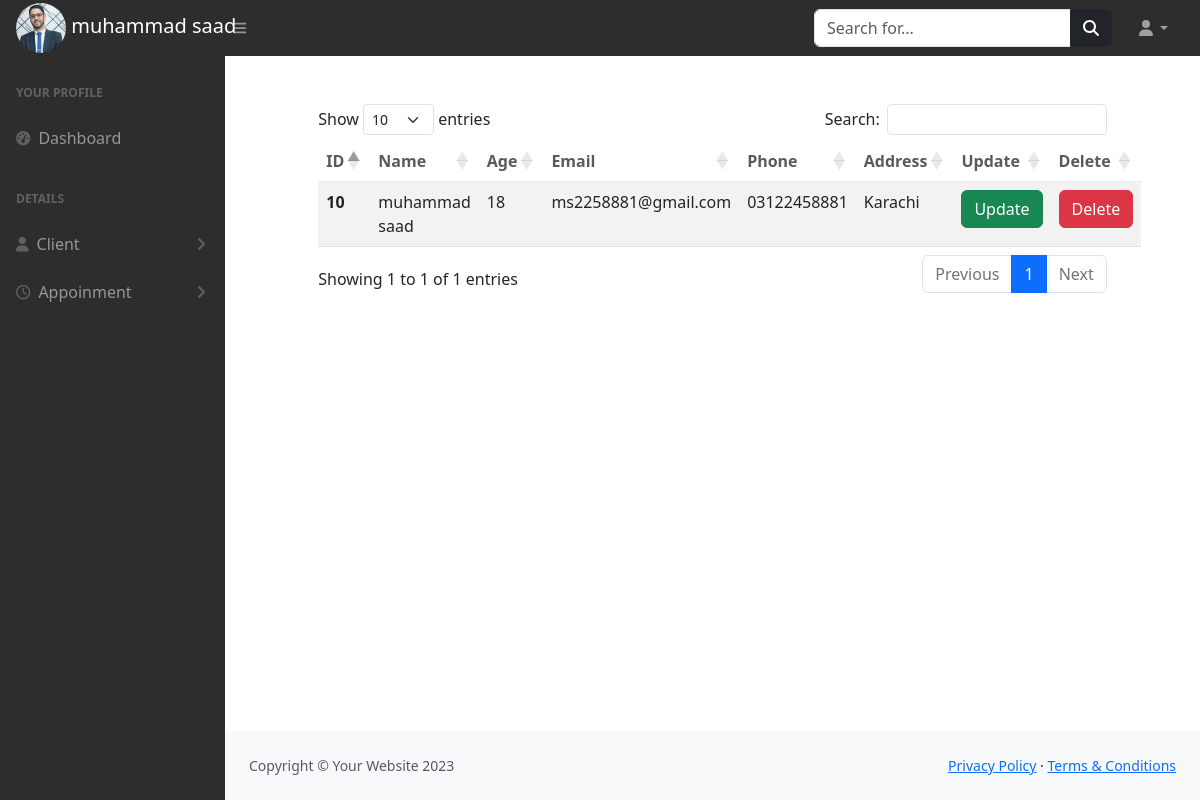
The page /lawyer-panel/viewclient.php (signed in) on the database its author committed.
### tables this page shows
CREATE TABLE `lawyer` (
  `id` int(255) NOT NULL,
  `name` varchar(255) NOT NULL,
  `case` int(255) NOT NULL,
  `email` varchar(255) NOT NULL,
  `password` varchar(255) NOT NULL,
  `phone` int(255) NOT NULL,
  `experience` varchar(255) NOT NULL,
  `address` text NOT NULL,
  `image` varchar(255) NOT NULL
);

CREATE TABLE `client_register` (
  `id` int(255) NOT NULL,
  `name` varchar(255) NOT NULL,
  `age` int(255) NOT NULL,
  `email` varchar(255) NOT NULL,
  `password` varchar(255) NOT NULL,
  `phone` varchar(255) NOT NULL,
  `address` text NOT NULL,
  `image` varchar(255) NOT NULL
);

### lawyer-panel/viewclient.php (the view, shortened to what this page needs)
<?php
include('includes/header.php');
include('includes/topbar.php');
include('includes/sidebar.php');
include("../config.php");
$client="SELECT * FROM `client_register`";
$conn_client=mysqli_query($connection,$client);
if (mysqli_num_rows($conn_client)>0) {
?>
<div class="container-fluid mt-5">
<div class="row justify-content-center">
    <div class="col-xl-10 col-lg-12 col-md-9">
    <table id="example" class="table table-striped" style="width:100%">
        <thead class="bg-warning p-2 text-dark bg-opacity-10" style="opacity: 75%;">
            <tr>
            <th scope="col">ID</th>
            <th scope="col">Name</th>
            <th scope="col">Age</th>
            <th scope="col">Email</th>
            <th scope="col">Phone</th>
            <th scope="col">Address</th>
            <th scope="col">Update</th>
            <th scope="col">Delete</th>
            </tr>
        </thead>
        <tbody>
            <?php
            while ($data=mysqli_fetch_assoc($conn_client)) {
            ?>
            <th scope="row"><?php echo $data['id']?></th>
            <td><?php echo $data['name']?></td>
            <td><?php echo $data['age']?></td>
            <td><?php echo $data['email']?></td>
            <td><?php echo $data['phone']?></td>
            <td><?php echo $data['address']?></td>
            <td ><a href="updateclient.php?id=<?php echo $data['id']?>" class="btn btn-success">Update</a></td>
            <td ><a href="clientdelete.php?id=<?php echo $data['id']?>"  class="btn btn-danger">Delete</a></td>
        <?php
        }
    }
        ?>
        </tbody>
    </table>
    </div>
</div>
</div>
<?php
include("includes/footer.php");
?>
</body>
</html>

### lawyer-panel/includes/topbar.php (shortened to what this page needs)
<nav class="sb-topnav navbar navbar-expand navbar-dark" style="background-color:#2e2d2d;" >
            <?php
            include("../config.php");
            $id=$_SESSION['id'];
            $query="SELECT*FROM `lawyer` as l inner join `cases` as c on l.case=c.cid where id='$id'";
            $run=mysqli_query($connection,$query);
            if (mysqli_num_rows($run)>0) {
                while ($data=mysqli_fetch_assoc($run)) {
            ?>
            <a class="navbar-brand ps-3 mt-3 mb-3 " href="">
                <img src="<?php echo '../admin-panel/image/' .$data['image']?>" width="50px" style="border-radius:25px;"  alt="">
                <span><?php echo $data['name']?></span>
            </a>
            <?php }
            } ?>
            <button class="btn btn-link btn-sm order-1 order-lg-0 me-4 me-lg-0" id="sidebarToggle" href="#!"><i class="fas fa-bars"></i></button>
            <form class="d-none d-md-inline-block form-inline ms-auto me-0 me-md-3 my-2 my-md-0">
                <div class="input-group">
                    <input class="form-control" type="text" placeholder="Search for..." aria-label="Search for..." aria-describedby="btnNavbarSearch" />
                    <button class="btn btn-dark" id="btnNavbarSearch" type="button"><i class="fas fa-search"></i></button>
                </div>
            </form>
            <ul class="navbar-nav ms-auto ms-md-0 me-3 me-lg-4">
                <li class="nav-item dropdown">
                    <a class="nav-link dropdown-toggle" id="navbarDropdown" href="#" role="button" data-bs-toggle="dropdown" aria-expanded="false"><i class="fas fa-user fa-fw"></i></a>
                </li>
            </ul>
        </nav>

### rows shown on the page
lawyer: image (picture), name "muhammad saad"
client_register: id "10", name "muhammad saad", age "18", email "ms2258881@gmail.com", phone "03122458881", address "Karachi"
